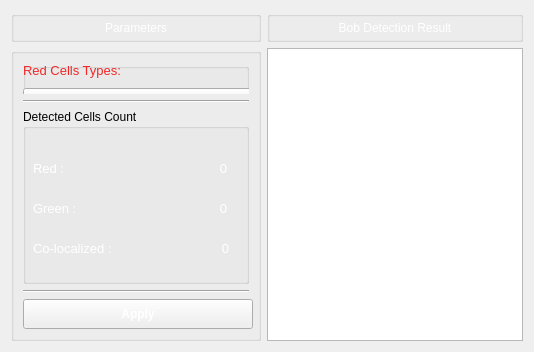
         <widget class="QWidget" name="tabBlobDetection">
          <attribute name="title">
           <string>Blob Detecting</string>
          </attribute>
          <layout class="QGridLayout" name="gridLayout_4">
           <item row="0" column="0">
            <widget class="QGroupBox" name="gboxBrain_5">
             <property name="minimumSize">
              <size>
               <width>250</width>
               <height>0</height>
              </size>
             </property>
             <property name="maximumSize">
              <size>
               <width>250</width>
               <height>16777215</height>
              </size>
             </property>
             <property name="title">
              <string/>
             </property>
             <layout class="QHBoxLayout" name="horizontalLayout_10">
              <property name="topMargin">
               <number>0</number>
              </property>
              <property name="bottomMargin">
               <number>0</number>
              </property>
              <item>
               <widget class="QLabel" name="lblBobleDetectionTitle">
                <property name="text">
                 <string>&lt;html&gt;&lt;head/&gt;&lt;body&gt;&lt;p align=&quot;center&quot;&gt;&lt;span style=&quot; color:#ffffff;&quot;&gt;Parameters&lt;/span&gt;&lt;/p&gt;&lt;/body&gt;&lt;/html&gt;</string>
                </property>
               </widget>
              </item>
             </layout>
            </widget>
           </item>
           <item row="0" column="1">
            <widget class="QGroupBox" name="gboxBrain_6">
             <property name="title">
              <string/>
             </property>
             <layout class="QHBoxLayout" name="horizontalLayout_11">
              <property name="topMargin">
               <number>0</number>
              </property>
              <property name="bottomMargin">
               <number>0</number>
              </property>
              <item>
               <widget class="QLabel" name="lblBlobDetection">
                <property name="text">
                 <string>&lt;html&gt;&lt;head/&gt;&lt;body&gt;&lt;p align=&quot;center&quot;&gt;&lt;span style=&quot; color:#ffffff;&quot;&gt;Bob Detection Result&lt;/span&gt;&lt;/p&gt;&lt;/body&gt;&lt;/html&gt;</string>
                </property>
               </widget>
              </item>
             </layout>
            </widget>
           </item>
           <item row="1" column="0">
            <widget class="QGroupBox" name="groupBox_3">
             <property name="minimumSize">
              <size>
               <width>250</width>
               <height>200</height>
              </size>
             </property>
             <property name="maximumSize">
              <size>
               <width>250</width>
               <height>16777215</height>
              </size>
             </property>
             <property name="title">
              <string/>
             </property>
             <property name="alignment">
              <set>Qt::AlignLeading|Qt::AlignLeft|Qt::AlignTop</set>
             </property>
             <layout class="QVBoxLayout" name="verticalLayout_5">
              <item>
               <widget class="QGroupBox" name="groupBox_8">
                <property name="title">
                 <string/>
                </property>
                <widget class="QGroupBox" name="groupBox_9">
                 <property name="geometry">
                  <rect>
                   <x>0</x>
                   <y>50</y>
                   <width>232</width>
                   <height>38</height>
                  </rect>
                 </property>
                 <property name="sizePolicy">
                  <sizepolicy hsizetype="Preferred" vsizetype="Fixed">
                   <horstretch>0</horstretch>
                   <verstretch>0</verstretch>
                  </sizepolicy>
                 </property>
                 <property name="maximumSize">
                  <size>
                   <width>16777215</width>
                   <height>100</height>
                  </size>
                 </property>
                 <property name="title">
                  <string/>
                 </property>
                 <widget class="QSpinBox" name="txtRedThresh">
                  <property name="geometry">
                   <rect>
                    <x>140</x>
                    <y>10</y>
                    <width>91</width>
                    <height>25</height>
                   </rect>
                  </property>
                  <property name="maximum">
                   <number>999</number>
                  </property>
                  <property name="value">
                   <number>150</number>
                  </property>
                 </widget>
                 <widget class="QLabel" name="label_14">
                  <property name="geometry">
                   <rect>
                    <x>10</x>
                    <y>10</y>
                    <width>61</width>
                    <height>25</height>
                   </rect>
                  </property>
                  <property name="text">
                   <string>&lt;html&gt;&lt;head/&gt;&lt;body&gt;&lt;p&gt;&lt;span style=&quot; font-size:10pt; color:#ffffff;&quot;&gt;Thresh :&lt;/span&gt;&lt;/p&gt;&lt;/body&gt;&lt;/html&gt;</string>
                  </property>
                 </widget>
                </widget>
                <widget class="QLabel" name="label_11">
                 <property name="geometry">
                  <rect>
                   <x>0</x>
                   <y>100</y>
                   <width>232</width>
                   <height>15</height>
                  </rect>
                 </property>
                 <property name="sizePolicy">
                  <sizepolicy hsizetype="Preferred" vsizetype="Fixed">
                   <horstretch>0</horstretch>
                   <verstretch>0</verstretch>
                  </sizepolicy>
                 </property>
                 <property name="maximumSize">
                  <size>
                   <width>16777215</width>
                   <height>25</height>
                  </size>
                 </property>
                 <property name="text">
                  <string>&lt;html&gt;&lt;head/&gt;&lt;body&gt;&lt;p&gt;&lt;span style=&quot; font-size:10pt; color:#73d216;&quot;&gt;Green Cells Types:&lt;/span&gt;&lt;/p&gt;&lt;/body&gt;&lt;/html&gt;</string>
                 </property>
                </widget>
                <widget class="QGroupBox" name="groupBox_10">
                 <property name="geometry">
                  <rect>
                   <x>0</x>
                   <y>150</y>
                   <width>232</width>
                   <height>37</height>
                  </rect>
                 </property>
                 <property name="maximumSize">
                  <size>
                   <width>16777215</width>
                   <height>100</height>
                  </size>
                 </property>
                 <property name="title">
                  <string/>
                 </property>
                 <widget class="QLabel" name="label_31">
                  <property name="geometry">
                   <rect>
                    <x>10</x>
                    <y>10</y>
                    <width>61</width>
                    <height>25</height>
                   </rect>
                  </property>
                  <property name="text">
                   <string>&lt;html&gt;&lt;head/&gt;&lt;body&gt;&lt;p&gt;&lt;span style=&quot; font-size:10pt; color:#ffffff;&quot;&gt;Thresh :&lt;/span&gt;&lt;/p&gt;&lt;/body&gt;&lt;/html&gt;</string>
                  </property>
                 </widget>
                 <widget class="QSpinBox" name="cmbGreenThresh">
                  <property name="geometry">
                   <rect>
                    <x>140</x>
                    <y>10</y>
                    <width>91</width>
                    <height>25</height>
                   </rect>
                  </property>
                  <property name="maximum">
                   <number>999</number>
                  </property>
                  <property name="value">
                   <number>150</number>
                  </property>
                 </widget>
                </widget>
                <widget class="QComboBox" name="cmbRedTypes">
                 <property name="enabled">
                  <bool>true</bool>
                 </property>
                 <property name="geometry">
                  <rect>
                   <x>0</x>
                   <y>25</y>
                   <width>232</width>
                   <height>25</height>
                  </rect>
                 </property>
                 <property name="maximumSize">
                  <size>
                   <width>16777215</width>
                   <height>16777215</height>
                  </size>
                 </property>
                </widget>
                <widget class="QComboBox" name="cmbGreenTypes">
                 <property name="geometry">
                  <rect>
                   <x>0</x>
                   <y>125</y>
                   <width>232</width>
                   <height>25</height>
                  </rect>
                 </property>
                 <property name="maximumSize">
                  <size>
                   <width>16777215</width>
                   <height>25</height>
                  </size>
                 </property>
                </widget>
                <widget class="QLabel" name="label_25">
                 <property name="geometry">
                  <rect>
                   <x>0</x>
                   <y>0</y>
                   <width>232</width>
                   <height>15</height>
                  </rect>
                 </property>
                 <property name="sizePolicy">
                  <sizepolicy hsizetype="Preferred" vsizetype="Fixed">
                   <horstretch>0</horstretch>
                   <verstretch>20</verstretch>
                  </sizepolicy>
                 </property>
                 <property name="maximumSize">
                  <size>
                   <width>16777215</width>
                   <height>25</height>
                  </size>
                 </property>
                 <property name="text">
                  <string>&lt;html&gt;&lt;head/&gt;&lt;body&gt;&lt;p&gt;&lt;span style=&quot; font-size:10pt; color:#ef2929;&quot;&gt;Red Cells Types:&lt;/span&gt;&lt;/p&gt;&lt;/body&gt;&lt;/html&gt;</string>
                 </property>
                </widget>
               </widget>
              </item>
              <item>
               <widget class="Line" name="line_4">
                <property name="sizePolicy">
                 <sizepolicy hsizetype="Expanding" vsizetype="Fixed">
                  <horstretch>0</horstretch>
                  <verstretch>0</verstretch>
                 </sizepolicy>
                </property>
                <property name="orientation">
                 <enum>Qt::Horizontal</enum>
                </property>
               </widget>
              </item>
              <item>
               <widget class="QGroupBox" name="groupBox_2">
                <property name="enabled">
                 <bool>true</bool>
                </property>
                <property name="minimumSize">
                 <size>
                  <width>0</width>
                  <height>175</height>
                 </size>
                </property>
                <property name="title">
                 <string>Detected Cells Count</string>
                </property>
                <widget class="QLabel" name="label_16">
                 <property name="geometry">
                  <rect>
                   <x>10</x>
                   <y>40</y>
                   <width>113</width>
                   <height>40</height>
                  </rect>
                 </property>
                 <property name="text">
                  <string>&lt;html&gt;&lt;head/&gt;&lt;body&gt;&lt;p&gt;&lt;span style=&quot; font-size:10pt; color:#ffffff;&quot;&gt;Red :&lt;/span&gt;&lt;/p&gt;&lt;/body&gt;&lt;/html&gt;</string>
                 </property>
                </widget>
                <widget class="QLabel" name="label_21">
                 <property name="geometry">
                  <rect>
                   <x>10</x>
                   <y>80</y>
                   <width>113</width>
                   <height>40</height>
                  </rect>
                 </property>
                 <property name="text">
                  <string>&lt;html&gt;&lt;head/&gt;&lt;body&gt;&lt;p&gt;&lt;span style=&quot; font-size:10pt; color:#ffffff;&quot;&gt;Green :&lt;/span&gt;&lt;/p&gt;&lt;/body&gt;&lt;/html&gt;</string>
                 </property>
                </widget>
                <widget class="QLabel" name="label_22">
                 <property name="geometry">
                  <rect>
                   <x>10</x>
                   <y>120</y>
                   <width>113</width>
                   <height>40</height>
                  </rect>
                 </property>
                 <property name="text">
                  <string>&lt;html&gt;&lt;head/&gt;&lt;body&gt;&lt;p&gt;&lt;span style=&quot; font-size:10pt; color:#ffffff;&quot;&gt;Co-localized :&lt;/span&gt;&lt;/p&gt;&lt;/body&gt;&lt;/html&gt;</string>
                 </property>
                </widget>
                <widget class="QLabel" name="lblCoBlobCount">
                 <property name="geometry">
                  <rect>
                   <x>182</x>
                   <y>120</y>
                   <width>41</width>
                   <height>40</height>
                  </rect>
                 </property>
                 <property name="text">
                  <string>&lt;html&gt;&lt;head/&gt;&lt;body&gt;&lt;p align=&quot;center&quot;&gt;&lt;span style=&quot; font-size:10pt; color:#ffffff;&quot;&gt;0&lt;/span&gt;&lt;/p&gt;&lt;/body&gt;&lt;/html&gt;</string>
                 </property>
                </widget>
                <widget class="QLabel" name="lblGreenBlobCount">
                 <property name="geometry">
                  <rect>
                   <x>180</x>
                   <y>80</y>
                   <width>41</width>
                   <height>40</height>
                  </rect>
                 </property>
                 <property name="text">
                  <string>&lt;html&gt;&lt;head/&gt;&lt;body&gt;&lt;p align=&quot;center&quot;&gt;&lt;span style=&quot; font-size:10pt; color:#ffffff;&quot;&gt;0&lt;/span&gt;&lt;/p&gt;&lt;/body&gt;&lt;/html&gt;</string>
                 </property>
                </widget>
                <widget class="QLabel" name="lblRedBlobCount">
                 <property name="geometry">
                  <rect>
                   <x>180</x>
                   <y>40</y>
                   <width>41</width>
                   <height>40</height>
                  </rect>
                 </property>
                 <property name="text">
                  <string>&lt;html&gt;&lt;head/&gt;&lt;body&gt;&lt;p align=&quot;center&quot;&gt;&lt;span style=&quot; font-size:10pt; color:#ffffff;&quot;&gt;0&lt;/span&gt;&lt;/p&gt;&lt;/body&gt;&lt;/html&gt;</string>
                 </property>
                </widget>
               </widget>
              </item>
              <item>
               <widget class="Line" name="line_2">
                <property name="orientation">
                 <enum>Qt::Horizontal</enum>
                </property>
               </widget>
              </item>
              <item>
               <widget class="QToolButton" name="btnApply">
                <property name="minimumSize">
                 <size>
                  <width>230</width>
                  <height>30</height>
                 </size>
                </property>
                <property name="maximumSize">
                 <size>
                  <width>230</width>
                  <height>16777215</height>
                 </size>
                </property>
                <property name="styleSheet">
                 <string notr="true">#btnApply{
color:#fff;
font-size:12px;
font-weight:bold;}</string>
                </property>
                <property name="text">
                 <string>Apply</string>
                </property>
                <property name="iconSize">
                 <size>
                  <width>100</width>
                  <height>100</height>
                 </size>
                </property>
               </widget>
              </item>
             </layout>
             <zorder>line_2</zorder>
             <zorder>btnApply</zorder>
             <zorder>groupBox_2</zorder>
             <zorder>line_4</zorder>
             <zorder>groupBox_8</zorder>
            </widget>
           </item>
           <item row="1" column="1">
            <widget class="PhotoViewer" name="viewBlobDetection"/>
           </item>
          </layout>
          <zorder>groupBox_3</zorder>
          <zorder>gboxBrain_5</zorder>
          <zorder>viewBlobDetection</zorder>
          <zorder>gboxBrain_6</zorder>
         </widget>
